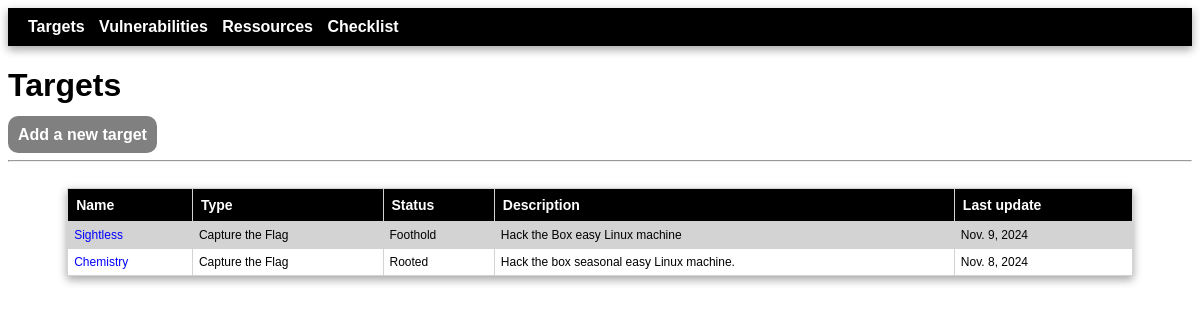
/targets/, run on an earlier commit of the app's database.
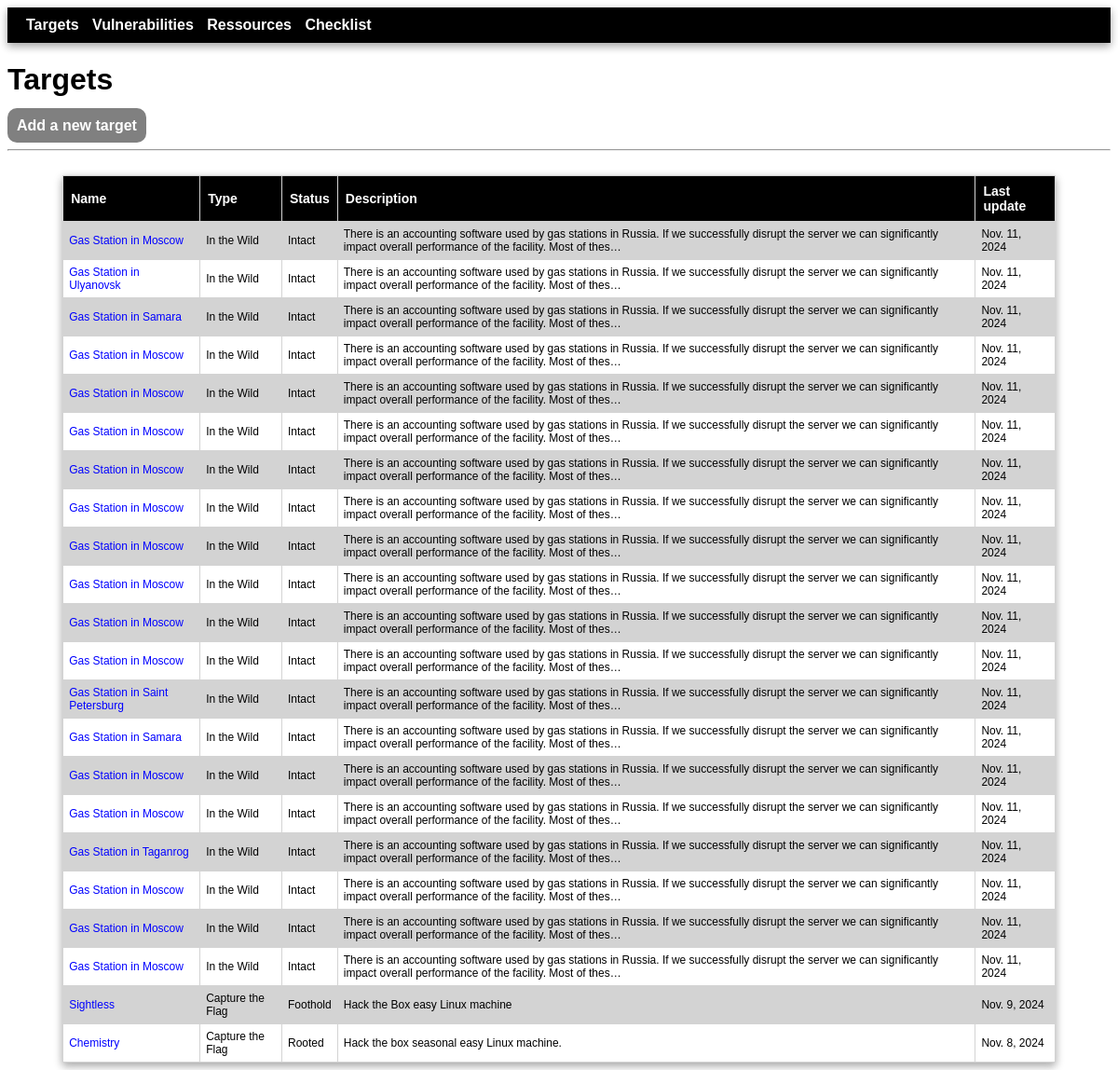
And on a later commit of the database.
### tms/models.py (models this page shows, shortened)
class Target(models.Model):
    class status(models.TextChoices):
        INTACT = 'Intact'
        FOOTHOLD = 'Foothold'
        ROOTED = 'Rooted'
    class type(models.TextChoices):
        CAPTURE_THE_FLAG = 'Capture the Flag'
        IN_THE_WILD = 'In the Wild'
        BUG_BOUNTY = 'Bug Bounty'
    name = models.fields.CharField(max_length=100, null=True)
    url = models.fields.URLField(null=True)
    description = models.fields.CharField(max_length=500, null=True, blank=True)
    ip = models.fields.CharField(max_length=15, null=True)
    hostname = models.fields.CharField(max_length=100, null=True, blank=True)
    status = models.fields.CharField(choices=status.choices, max_length=8, default='Intact')
    type = models.fields.CharField(choices=type.choices, max_length=16, default = 'Wild')
    last_update = models.fields.DateField(null=True, default=date.today())

### tms/views.py (the view)
# urls.py: path('targets/', views.targets, name='targets'),
def targets(request):
    targets = Target.objects.all()
    targets = targets.order_by('-last_update').values()
    return render(request, 'tms/targets.html', {'targets' : targets})

### tms/templates/tms/targets.html (shortened to what this page needs)
{% extends 'tms/base.html' %}
{% block content %}
        <h1>Targets</h1>
        <p>
            <span class="submenu"><a href="{% url 'targets-add' %}">Add a new target</a></span>
        </p>
        <hr>
        <br>
        <table>
            <tr>
                <th>Name</th>
                <th>Type</th>
                <th>Status</th>
                <th>Description</th>
                <th>Last update</th>
            </tr>
            {% for target in targets %}
                <tr>
                    <td><a href="{% url 'target-detail' target.id %}">{{target.name}}</a></td>
                    <td>{{ target.type }}</td>
                    <td>{{ target.status }}</td>
                    <td>{{target.description|truncatechars:180}}</td>
                    <td>{{ target.last_update }}</td>
                </tr>
            {% endfor %}
        </table>
{% endblock %}

### tms/templates/tms/base.html (shortened to what this page needs)
{% load static %}
<html>
    <head>
        <link rel="stylesheet" href="{% static 'tms/styles.css' %}" />
    </head>
    <body>
        <nav>
            <a href="{% url 'targets' %}">Targets</a>
            <a href="{% url 'vulnerabilities' %}">Vulnerabilities</a>
            <a href="{% url 'ressources' %}">Ressources</a>
            <a href="{% url 'checklist' %}">Checklist</a>
        </nav>
        {% block content %}{% endblock %}
    </body>
</html>

### tms/static/tms/styles.css (style rules this page uses)
* { font-family: Helvetica; }
nav { background: black; padding-top: 10px; padding-bottom: 10px; padding-left: 10px; padding-right: 10px; box-shadow: 0 4px 8px 0 rgba(0,0,0,0.2), 0 3px 10px 0 rgba(0,0,0,0.19); }
nav a { color:white; text-decoration: none; font-weight: bold; margin-left: 10px; }
.submenu a, form .button { background:grey; color: white; padding: 10px; font-weight: bold; border-radius: 10px; }
a { text-decoration: none; color: blue; }
table { width: 90%; border-collapse: collapse; margin-left: auto; margin-right: auto; box-shadow: 0 4px 8px 0 rgba(0,0,0,0.2), 0 3px 10px 0 rgba(0,0,0,0.19); }
th { border: 1px solid lightgrey; text-align: left; padding: 8px; background-color: black; color:white; font-size: 14px; }
td { border: 1px solid lightgrey; text-align: left; padding: 6px; font-size: 12px; }
tr:nth-child(even) { background-color: lightgrey; }

What changed in the data, as far as the page shows it:
added Target: name "Gas Station in Moscow", type "In the Wild", status "Intact", description "There is an accounting software used by gas stations in Russia. If we successfully disrupt the server we can significantly impact overall performance of the facility. Most of thes…", last_update "Nov. 11, 2024"
added Target: name "Gas Station in Ulyanovsk", type "In the Wild", status "Intact", description "There is an accounting software used by gas stations in Russia. If we successfully disrupt the server we can significantly impact overall performance of the facility. Most of thes…", last_update "Nov. 11, 2024"
added Target: name "Gas Station in Samara", type "In the Wild", status "Intact", description "There is an accounting software used by gas stations in Russia. If we successfully disrupt the server we can significantly impact overall performance of the facility. Most of thes…", last_update "Nov. 11, 2024"
added Target: name "Gas Station in Moscow", type "In the Wild", status "Intact", description "There is an accounting software used by gas stations in Russia. If we successfully disrupt the server we can significantly impact overall performance of the facility. Most of thes…", last_update "Nov. 11, 2024"
added Target: name "Gas Station in Moscow", type "In the Wild", status "Intact", description "There is an accounting software used by gas stations in Russia. If we successfully disrupt the server we can significantly impact overall performance of the facility. Most of thes…", last_update "Nov. 11, 2024"
added Target: name "Gas Station in Moscow", type "In the Wild", status "Intact", description "There is an accounting software used by gas stations in Russia. If we successfully disrupt the server we can significantly impact overall performance of the facility. Most of thes…", last_update "Nov. 11, 2024"
added Target: name "Gas Station in Moscow", type "In the Wild", status "Intact", description "There is an accounting software used by gas stations in Russia. If we successfully disrupt the server we can significantly impact overall performance of the facility. Most of thes…", last_update "Nov. 11, 2024"
added Target: name "Gas Station in Moscow", type "In the Wild", status "Intact", description "There is an accounting software used by gas stations in Russia. If we successfully disrupt the server we can significantly impact overall performance of the facility. Most of thes…", last_update "Nov. 11, 2024"
added Target: name "Gas Station in Moscow", type "In the Wild", status "Intact", description "There is an accounting software used by gas stations in Russia. If we successfully disrupt the server we can significantly impact overall performance of the facility. Most of thes…", last_update "Nov. 11, 2024"
added Target: name "Gas Station in Moscow", type "In the Wild", status "Intact", description "There is an accounting software used by gas stations in Russia. If we successfully disrupt the server we can significantly impact overall performance of the facility. Most of thes…", last_update "Nov. 11, 2024"
added Target: name "Gas Station in Moscow", type "In the Wild", status "Intact", description "There is an accounting software used by gas stations in Russia. If we successfully disrupt the server we can significantly impact overall performance of the facility. Most of thes…", last_update "Nov. 11, 2024"
added Target: name "Gas Station in Moscow", type "In the Wild", status "Intact", description "There is an accounting software used by gas stations in Russia. If we successfully disrupt the server we can significantly impact overall performance of the facility. Most of thes…", last_update "Nov. 11, 2024"
added Target: name "Gas Station in Saint Petersburg", type "In the Wild", status "Intact", description "There is an accounting software used by gas stations in Russia. If we successfully disrupt the server we can significantly impact overall performance of the facility. Most of thes…", last_update "Nov. 11, 2024"
added Target: name "Gas Station in Samara", type "In the Wild", status "Intact", description "There is an accounting software used by gas stations in Russia. If we successfully disrupt the server we can significantly impact overall performance of the facility. Most of thes…", last_update "Nov. 11, 2024"
added Target: name "Gas Station in Moscow", type "In the Wild", status "Intact", description "There is an accounting software used by gas stations in Russia. If we successfully disrupt the server we can significantly impact overall performance of the facility. Most of thes…", last_update "Nov. 11, 2024"
added Target: name "Gas Station in Moscow", type "In the Wild", status "Intact", description "There is an accounting software used by gas stations in Russia. If we successfully disrupt the server we can significantly impact overall performance of the facility. Most of thes…", last_update "Nov. 11, 2024"
added Target: name "Gas Station in Taganrog", type "In the Wild", status "Intact", description "There is an accounting software used by gas stations in Russia. If we successfully disrupt the server we can significantly impact overall performance of the facility. Most of thes…", last_update "Nov. 11, 2024"
added Target: name "Gas Station in Moscow", type "In the Wild", status "Intact", description "There is an accounting software used by gas stations in Russia. If we successfully disrupt the server we can significantly impact overall performance of the facility. Most of thes…", last_update "Nov. 11, 2024"
added Target: name "Gas Station in Moscow", type "In the Wild", status "Intact", description "There is an accounting software used by gas stations in Russia. If we successfully disrupt the server we can significantly impact overall performance of the facility. Most of thes…", last_update "Nov. 11, 2024"
added Target: name "Gas Station in Moscow", type "In the Wild", status "Intact", description "There is an accounting software used by gas stations in Russia. If we successfully disrupt the server we can significantly impact overall performance of the facility. Most of thes…", last_update "Nov. 11, 2024"
